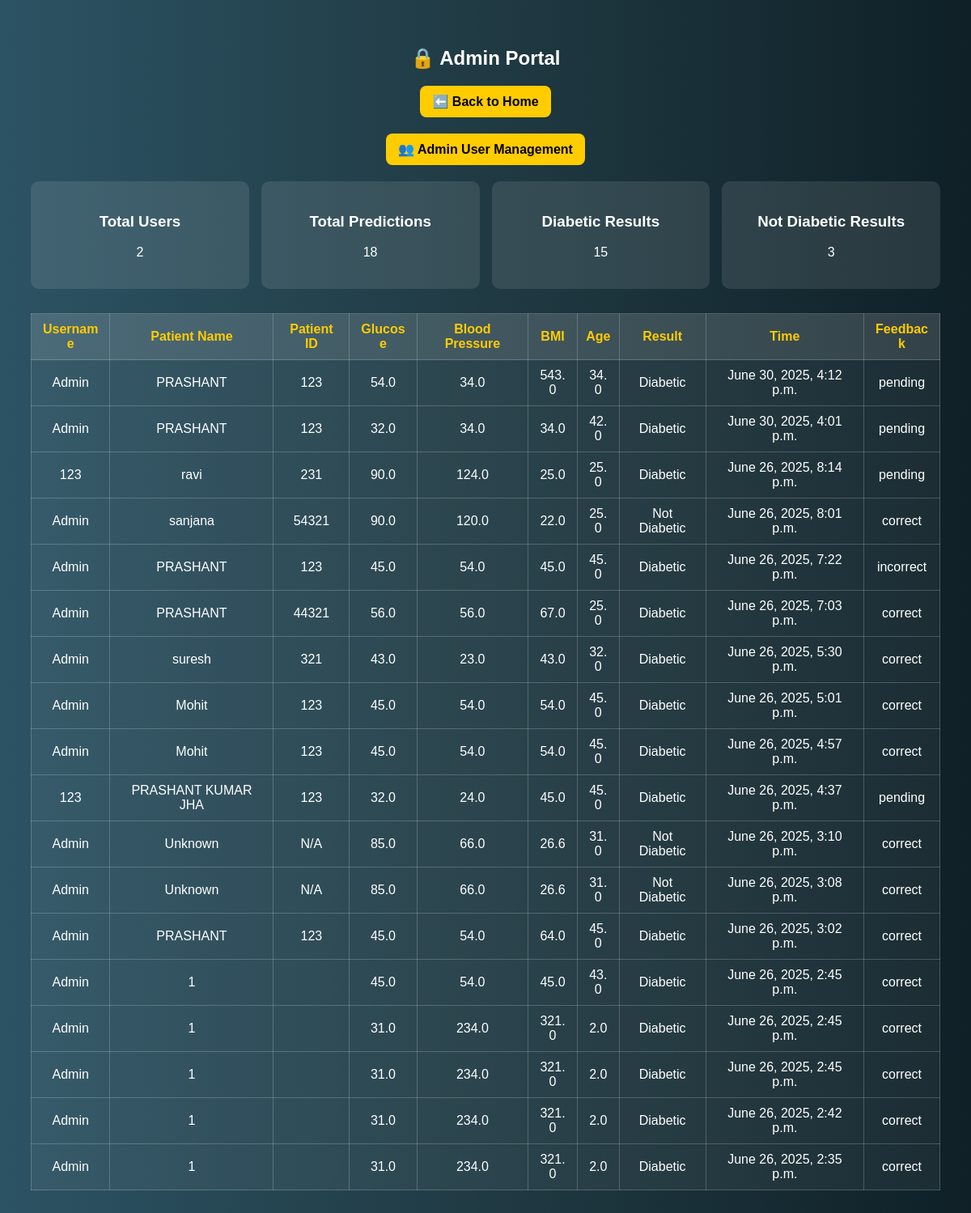
The app's page /admin-portal/ (signed in), older data.
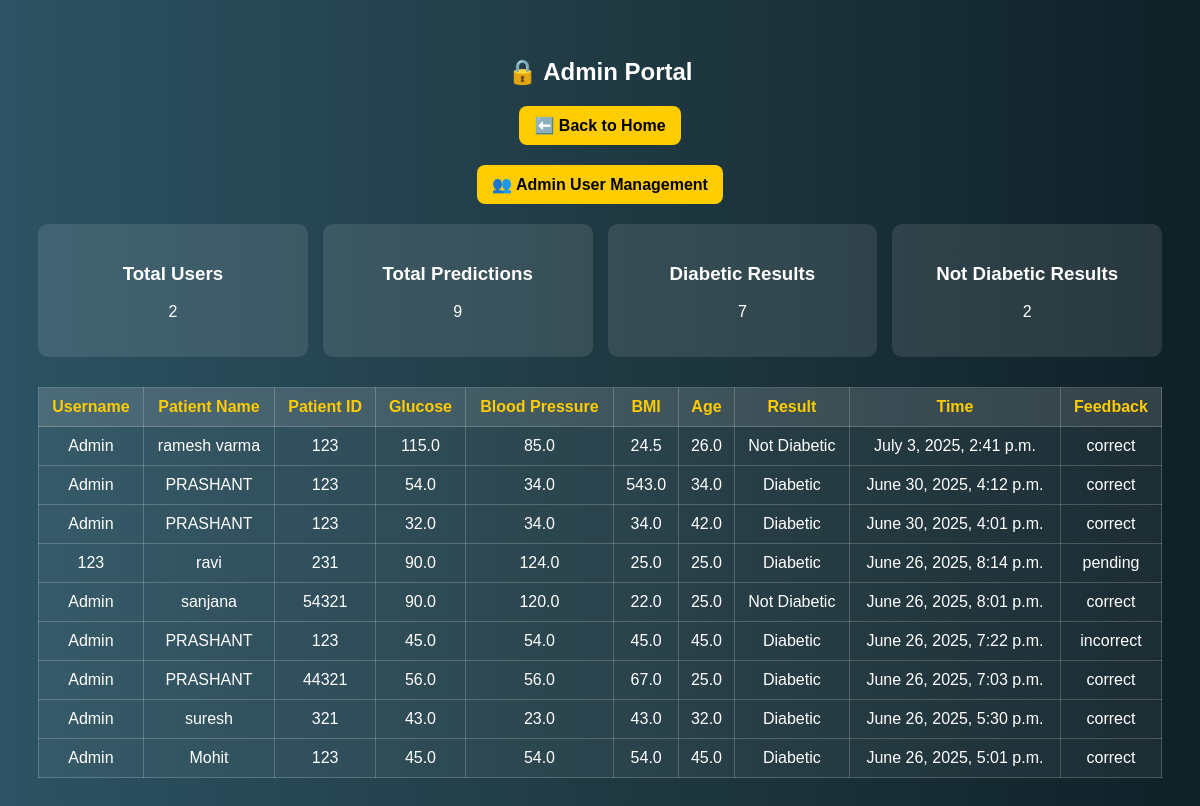
The same page, newer data.
### main/models.py (models this page shows, shortened)
class PredictionRecord(models.Model):
    user = models.ForeignKey(User, on_delete=models.CASCADE)  # Link to logged-in user
    patient_name = models.CharField(max_length=100)
    patient_id = models.CharField(max_length=50, blank=True)
    pregnancies = models.FloatField()
    glucose = models.FloatField()
    bloodpressure = models.FloatField()
    skinthickness = models.FloatField()
    insulin = models.FloatField()
    bmi = models.FloatField()
    dpf = models.FloatField()
    age = models.FloatField()
    result = models.CharField(max_length=20)
    timestamp = models.DateTimeField(auto_now_add=True)
    FEEDBACK_CHOICES = [
        ('correct', 'Correct'),
        ('incorrect', 'Incorrect'),
        ('pending', 'Pending'),
    ]
    feedback = models.CharField(
        max_length=10,
        choices=FEEDBACK_CHOICES,
        default='pending',
    )

### main/views.py (the view)
# urls.py: path('admin-portal/', views.admin_portal, name='admin_portal'),
@login_required
def admin_portal(request):
    if not (request.user.is_staff or request.user.is_superuser):
        return HttpResponseForbidden("Access Denied: Admins only.")
    all_records = PredictionRecord.objects.all().order_by('-timestamp')
    total_users = User.objects.count()
    total_predictions = all_records.count()
    diabetic_count = all_records.filter(result='Diabetic').count()
    non_diabetic_count = all_records.filter(result='Not Diabetic').count()
    return render(request, 'admin_portal.html', {
        'all_records': all_records,
        'total_users': total_users,
        'total_predictions': total_predictions,
        'diabetic_count': diabetic_count,
        'non_diabetic_count': non_diabetic_count,
    })

### templates/admin_portal.html (shortened to what this page needs)
<!DOCTYPE html>
<html lang="en">
<head>
</head>
<body>
    <h2>🔒 Admin Portal</h2>
    <div style="text-align: center;">
        <a href="{% url 'home' %}" class="button">⬅️ Back to Home</a>
    </div>
    <div style="text-align: center;">
        <a href="{% url 'admin_user_management' %}" class="button">👥 Admin User Management</a>
    </div>
    <div class="stats">
        <div class="stat-box">
            <h3>Total Users</h3>
            <p>{{ total_users }}</p>
        </div>
        <div class="stat-box">
            <h3>Total Predictions</h3>
            <p>{{ total_predictions }}</p>
        </div>
        <div class="stat-box">
            <h3>Diabetic Results</h3>
            <p>{{ diabetic_count }}</p>
        </div>
        <div class="stat-box">
            <h3>Not Diabetic Results</h3>
            <p>{{ non_diabetic_count }}</p>
        </div>
    </div>
    <table>
        <thead>
            <tr>
                <th>Username</th>
                <th>Patient Name</th>
                <th>Patient ID</th>
                <th>Glucose</th>
                <th>Blood Pressure</th>
                <th>BMI</th>
                <th>Age</th>
                <th>Result</th>
                <th>Time</th>
                <th>Feedback</th>
            </tr>
        </thead>
        <tbody>
        {% for record in all_records %}
            <tr>
                <td data-label="Username">{{ record.user.username }}</td>
                <td data-label="Patient Name">{{ record.patient_name }}</td>
                <td data-label="Patient ID">{{ record.patient_id }}</td>
                <td data-label="Glucose">{{ record.glucose }}</td>
                <td data-label="Blood Pressure">{{ record.bloodpressure }}</td>
                <td data-label="BMI">{{ record.bmi }}</td>
                <td data-label="Age">{{ record.age }}</td>
                <td data-label="Result">{{ record.result }}</td>
                <td data-label="Time">{{ record.timestamp }}</td>
                <td data-label="Feedback">{{ record.feedback }}</td>
            </tr>
        {% endfor %}
        </tbody>
    </table>
</body>
</html>

### templates/admin_portal.html (style rules this page uses)
body { font-family: Arial, sans-serif; background: #0f2027; background: linear-gradient(to right, #2c5364, #203a43, #0f2027); color: white; padding: 30px; }
h2 { text-align: center; margin-bottom: 20px; }
.stats { display: flex; flex-wrap: wrap; justify-content: center; gap: 15px; margin-bottom: 30px; }
.stat-box { background-color: rgba(255,255,255,0.1); padding: 20px; border-radius: 10px; text-align: center; flex: 1 1 200px; max-width: 250px; }
table { width: 100%; border-collapse: collapse; background-color: rgba(255,255,255,0.05); overflow-x: auto; }
th, td { padding: 10px; border: 1px solid rgba(255,255,255,0.2); text-align: center; word-break: break-word; }
th { background-color: rgba(255,255,255,0.1); color: #ffcc00; }
a.button { background: #ffcc00; color: #000; padding: 10px 15px; text-decoration: none; border-radius: 8px; font-weight: bold; display: inline-block; margin-bottom: 20px; }

Row changes from the older to the newer data that the page shows:
removed PredictionRecord: user.username "Admin", patient_name "Mohit", patient_id "123", glucose "45.0", bloodpressure "54.0", bmi "54.0", age "45.0", result "Diabetic", timestamp "June 26, 2025, 4:57 p.m.", feedback "correct"
removed PredictionRecord: user.username "123", patient_name "PRASHANT KUMAR JHA", patient_id "123", glucose "32.0", bloodpressure "24.0", bmi "45.0", age "45.0", result "Diabetic", timestamp "June 26, 2025, 4:37 p.m.", feedback "pending"
removed PredictionRecord: user.username "Admin", patient_name "Unknown", patient_id "N/A", glucose "85.0", bloodpressure "66.0", bmi "26.6", age "31.0", result "Not Diabetic", timestamp "June 26, 2025, 3:10 p.m.", feedback "correct"
removed PredictionRecord: user.username "Admin", patient_name "Unknown", patient_id "N/A", glucose "85.0", bloodpressure "66.0", bmi "26.6", age "31.0", result "Not Diabetic", timestamp "June 26, 2025, 3:08 p.m.", feedback "correct"
removed PredictionRecord: user.username "Admin", patient_name "PRASHANT", patient_id "123", glucose "45.0", bloodpressure "54.0", bmi "64.0", age "45.0", result "Diabetic", timestamp "June 26, 2025, 3:02 p.m.", feedback "correct"
removed PredictionRecord: user.username "Admin", patient_name "1", glucose "45.0", bloodpressure "54.0", bmi "45.0", age "43.0", result "Diabetic", timestamp "June 26, 2025, 2:45 p.m.", feedback "correct"
removed PredictionRecord: user.username "Admin", patient_name "1", glucose "31.0", bloodpressure "234.0", bmi "321.0", age "2.0", result "Diabetic", timestamp "June 26, 2025, 2:45 p.m.", feedback "correct"
removed PredictionRecord: user.username "Admin", patient_name "1", glucose "31.0", bloodpressure "234.0", bmi "321.0", age "2.0", result "Diabetic", timestamp "June 26, 2025, 2:45 p.m.", feedback "correct"
removed PredictionRecord: user.username "Admin", patient_name "1", glucose "31.0", bloodpressure "234.0", bmi "321.0", age "2.0", result "Diabetic", timestamp "June 26, 2025, 2:42 p.m.", feedback "correct"
removed PredictionRecord: user.username "Admin", patient_name "1", glucose "31.0", bloodpressure "234.0", bmi "321.0", age "2.0", result "Diabetic", timestamp "June 26, 2025, 2:35 p.m.", feedback "correct"
added PredictionRecord: user.username "Admin", patient_name "ramesh varma", patient_id "123", glucose "115.0", bloodpressure "85.0", bmi "24.5", age "26.0", result "Not Diabetic", timestamp "July 3, 2025, 2:41 p.m.", feedback "correct"
changed PredictionRecord "June 30, 2025, 4:12 p.m.": feedback "pending" → "correct"
changed PredictionRecord "June 30, 2025, 4:01 p.m.": feedback "pending" → "correct"
Text that changed along with them:
{{ total_predictions }}: "18" → "9"
{{ diabetic_count }}: "15" → "7"
{{ non_diabetic_count }}: "3" → "2"
